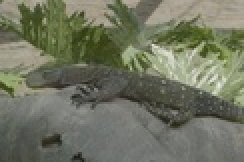
%> input picture allinone/compress2/ch1.jpg, 122 x 81 px, shrunk from 480 x 318 before the run (shown 2 times larger)
$ octave direct_compect_promap.m   (GNU Octave 9; MATLAB toolbox functions it lacks are replaced by stand-ins)
%> lines starting %> are read from the running program, lines starting %| are printed output that depends on the picture
### allinone/pk2en/promap.m
 % Assume we Have 8 bit images
 function P=promap(a)
 %a=imread('ch1.jpg');
 %a=imread('ch.jpg');
 sz=size(a);
 if size(a,3)~=1
     a=rgb2gray(a);
 end
 P=zeros(size(a));
 total=sz(1)*sz(2);
 if isinteger(a)==0
     a=a.*255;
     a=uint8(a);
 end
 %a=double(a)/255;
 [c,x]=imhist(a);
 %figure;imshow(a);
 %figure;imhist(a)
 for i=1:sz(1)
     for j=1:sz(2)
         k=a(i,j);
         P(i,j)=1-(c(k+1)/total);
     end
 end
 % [5 lines of commented-out code are left out]
 end

### allinone/compress2/calmatcxcsum.m
function [cfinal,col,value] = calmatcxcsum(ga)
sz=size(ga);
ca=zeros(sz(1),sz(2));
for j=1:sz(2)
    ca(1,j)=ga(1,j);
end


for i=2:sz(1)
    for j=1:sz(2)
        if j==1
            ca(i,j)=ga(i,j)+min([ca(i-1,j),ca(i-1,j+1)]);
        elseif j==sz(2)
            ca(i,j)=ga(i,j)+min([ca(i-1,j),ca(i-1,j-1)]);
        else
            ca(i,j)=ga(i,j)+min([ca(i-1,j),ca(i-1,j-1),ca(i-1,j+1)]);
        end
    end
end

minimuma=ca(sz(1),1);
minca=1;
for j=2:sz(2)
    if minimuma>ca(sz(1),j)
        minimuma=ca(sz(1),j);
        minca=j;
    end
end
cfinal=ca;
col=minca;
value=(minimuma/sz(1));

### allinone/compress2/seamwcsum.m
function [I,I1,I2,I3]=seamwcsum(a,a1,b1,c1,c,minc)
sz=size(c);
res=zeros(sz(1),sz(2)-1);
I1=zeros(sz(1),sz(2)-1);
I2=zeros(sz(1),sz(2)-1);
I3=zeros(sz(1),sz(2)-1);
for i=1:sz(1)
    ii=sz(1)-i+1;
    for j=1:(minc-1)
        res(ii,j)=a(ii,j);
        I1(ii,j)=a1(ii,j);
        I2(ii,j)=b1(ii,j);
        I3(ii,j)=c1(ii,j);
    end
    for j=minc:(sz(2)-1)
        res(ii,j)=a(ii,j+1);
        I1(ii,j)=a1(ii,j+1);
        I2(ii,j)=b1(ii,j+1);
        I3(ii,j)=c1(ii,j+1);
    end
    if ii~=1
    if minc==1
        minc=mins2(c(ii-1,1),1,c(ii-1,2),2);
    elseif minc==sz(2)
        minc=mins2(c(ii-1,sz(2)-1),sz(2)-1,c(ii-1,sz(2)),sz(2));
    else
        minc=mins3(c(ii-1,minc-1),minc-1,c(ii-1,minc),minc,c(ii-1,minc+1),minc+1);
    end
    end
end

I=res;
I1=I1;
I2=I2;
I3=I3;

% [4 lines of commented-out code are left out]

### allinone/pk2en - Copy/mins3.m
function [y] = mins3(a,i,b,j,c,k)
if a<b
    if a<c
        y=i;
    else
        y=k;
    end
elseif c<b
    y=k;
else
    y=j;
end
end

### allinone/pk1/mins2.m
function [y] = mins2(a,i,b,j)
if a>b
    y=j;
else
    y=i;
end
end

### allinone/compress2/direct_compect_promap.m
%clear all
%I = load_images('h');
R=imread('ch1.jpg');
%> R is the input picture: size 81x122x3 uint8; mean R, G, B 112.7, 116.2, 97
sz=size(R);
%> sz = [81 122 3]
ppp=0;
qqq=50;
%showinputfigures(I);

Z=zeros(sz(1)-ppp,sz(2)-qqq,sz(3));

% [18 lines of commented-out code are left out]
L=R;
imwrite(L,'ch.jpg','jpg');
%L= R(:,:,1)+R(:,:,2)+R(:,:,3);

a1=R(:,:,1);
b1=R(:,:,2);
c1=R(:,:,3);
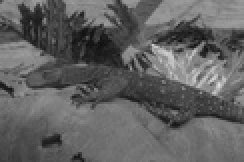
%> c1: size 81x122 uint8 (shown 2 times larger); min 14, max 227, mean 97

% [KK1 KK2 KK3]=avgenergy3(a1,b1,c1);
% intensityin=[KK1 KK2 KK3];


p=0;
q=0;

 while p<ppp && q<qqq
 [ga]=gradcsum(L);
 [cy,row,minvr]=calmatcycsum(ga);
 [cx,col,minvc]=calmatcxcsum(ga);

 if minvc<minvr
          [L,a1,b1,c1]=seamwcsum(L,a1,b1,c1,cx,col);

     q=q+1;
 else
          [L,a1,b1,c1]=seamlcsum(L,a1,b1,c1,cy,row);

     p=p+1;
 end
 end
%> after the loop, p = 0; q = 0

 if p<ppp
     while p~=ppp
 [ga]=gradcsum(L);
 [cy,row]=calmatcycsum(ga);

          [L,a1,b1,c1]=seamlcsum(L,a1,b1,c1,cy,row);

     p=p+1;
     end
 end
 if q<qqq
     while q~=qqq
            L=imread('ch.jpg');
            [ga]=promap(L);
%> in promap, `[c,x]=imhist(a);`: c = 256 values, max 183 at index 117, min 0 at index 1, mean 38.6; x = 256 values from 0 to 255
            %sg=size(ga);
            %ga(:,1:2)=1; ga(:,sg(2)-2:sg(2))=1;
            [cx,col]=calmatcxcsum(ga);
%> after the loop in calmatcxcsum, `for j=1:sz(2)`:
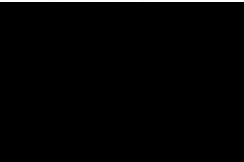
%> ca: size 81x122 double (shown 2 times larger); min 0, max 0.998, mean 0.0123
%> after the loop in calmatcxcsum, `for i=2:sz(1)`:
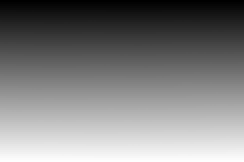
%> ca: size 81x122 double (shown 2 times larger); min 0.982, max 80.07, mean 40.5; drawn with min black and max white
%> in calmatcxcsum, `minimuma=ca(sz(1),1);`: minimuma = 79.98
%> the loop in calmatcxcsum, `for j=2:sz(2)` made 121 passes
%> minimuma on passes 1, 2, 3, 8, 9, 10, 11, 12, 23, 24, 25, 26: 79.97, 79.97, 79.96, 79.96, 79.96, 79.96, 79.96, 79.95, 79.95, 79.95, 79.94, 79.94
%> in calmatcxcsum, `col=minca;`: col = 56
%> in calmatcxcsum, `value=(minimuma/sz(1));`: value = 0.986
%> col = 56

% [8 lines of commented-out code are left out]


            [L,a1,b1,c1]=seamwcsum(L,a1,b1,c1,cx,col);
%> the loop in seamwcsum, `for i=1:sz(1)` made 81 passes
%> minc on passes 1 to 12: 57, 56, 55, 55, 54, 55, 55, 56, 57, 56, 57, 56
%> after the loop in seamwcsum, `for i=1:sz(1)`:
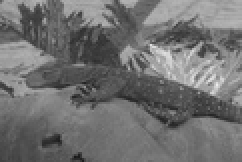
%> I1: size 81x121 double (shown 2 times larger); min 24, max 236, mean 112.7
%> after the loop in seamwcsum, `for i=1:sz(1)`:
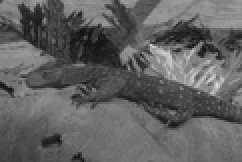
%> I3: size 81x121 double (shown 2 times larger); min 14, max 227, mean 97.1
%> after the loop in seamwcsum, `for i=1:sz(1)`: minc = 28
            siz=size(a1);
%> siz = [81 121]
            W=zeros(siz(1),siz(2),3);
            W(:,:,1)=a1;
            W(:,:,2)=b1;
            W(:,:,3)=c1;
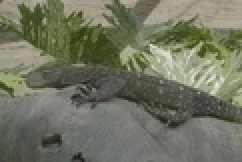
%> W: size 81x121x3 double (shown 2 times larger); mean R, G, B 112.7, 116.2, 97.1
            imwrite(W,'ch.jpg','jpg')
            %figure;imshow(W);

            %[p1,p2,p3]=avgenergy3(gradcsum(a1),gradcsum(b1),gradcsum(c1));
            %T1(q+1)=(p1+p2+p3)/3;

          q=q+1
%> q = 1
     end
 end

 Z(:,:,1)=mat2gray(a1);
 Z(:,:,2)=mat2gray(b1);
 Z(:,:,3)=mat2gray(c1);
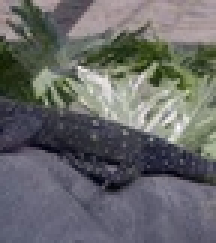
%> Z: size 81x72x3 double (shown 3 times larger); mean R, G, B 0.407, 0.41, 0.412

figure('Name','Result with seam removed');
imshow(Z);

% [KK1 KK2 KK3]=avgenergy3(a1,b1,c1);2gr
% intensityd=[KK1 KK2 KK3];
